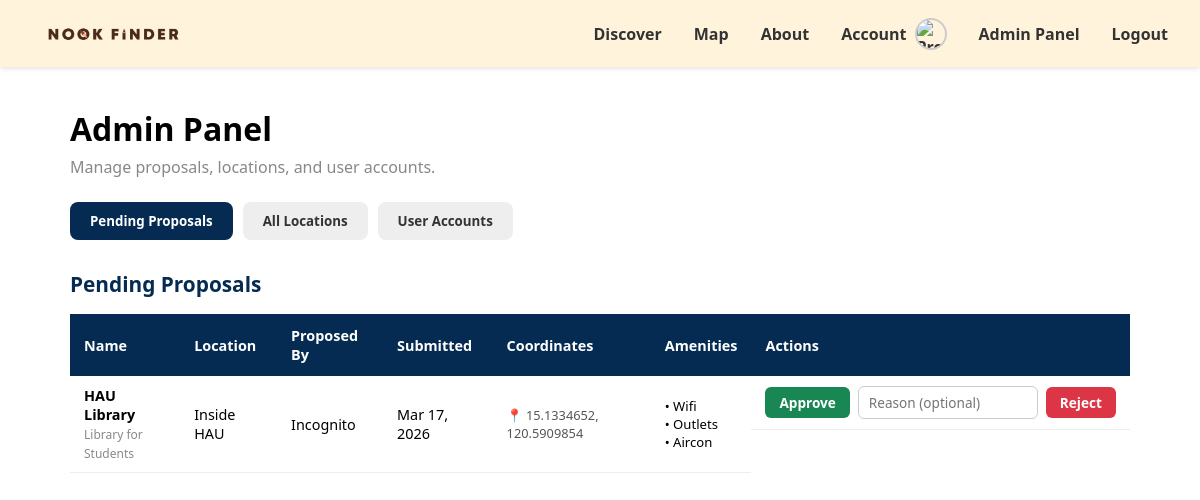
Page /admin.php (signed in) on the earlier database version.
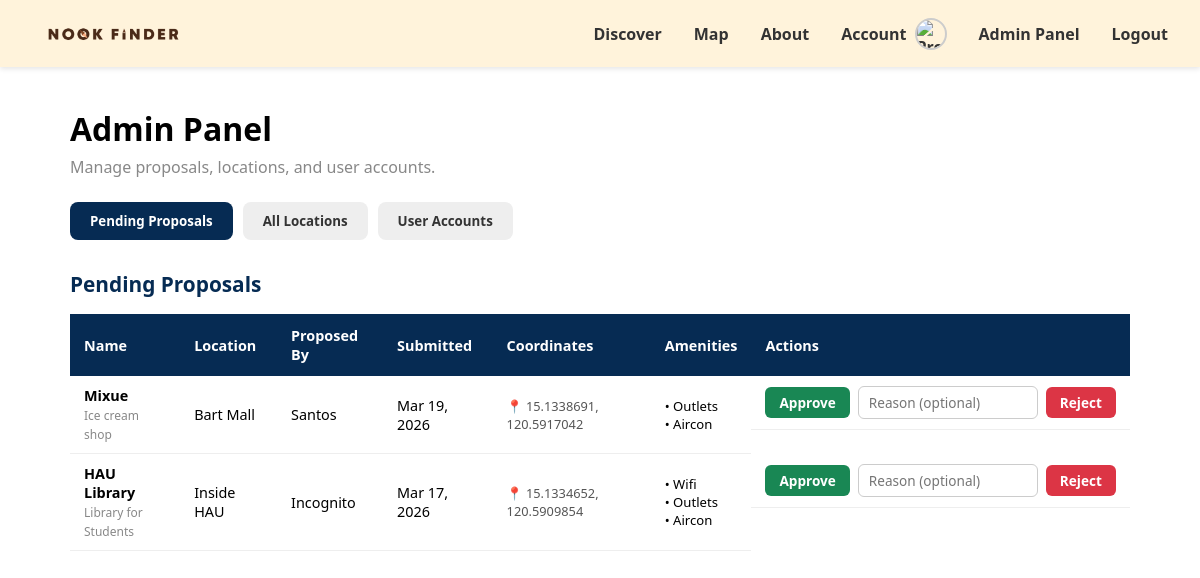
Same page on the later database version.
### tables this page shows
CREATE TABLE `places` (
  `id` int(11) NOT NULL,
  `name` varchar(100) NOT NULL,
  `location` varchar(150) NOT NULL,
  `distance_km` decimal(3,1) NOT NULL,
  `description` text DEFAULT NULL,
  `created_by` int(11) DEFAULT NULL,
  `created_at` timestamp NOT NULL DEFAULT current_timestamp(),
  `image` varchar(255) DEFAULT NULL,
  `latitude` decimal(10,7) NOT NULL,
  `longitude` decimal(10,7) NOT NULL,
  `wifi` enum('Yes','No') NOT NULL DEFAULT 'No',
  `outlet` enum('Yes','No') NOT NULL DEFAULT 'No',
  `aircon` enum('Yes','No') NOT NULL DEFAULT 'No',
  `parking` enum('Yes','No') NOT NULL DEFAULT 'No',
  `status` enum('pending','approved','rejected') DEFAULT 'pending',
  `proposed_by` int(11) DEFAULT NULL,
  `reviewed_by` int(11) DEFAULT NULL,
  `reviewed_at` datetime DEFAULT NULL,
  `rejection_reason` varchar(255) DEFAULT NULL
);

CREATE TABLE `accounts` (
  `account_id` int(11) NOT NULL,
  `username` varchar(50) NOT NULL,
  `password` varchar(255) NOT NULL,
  `profile_pic` varchar(255) DEFAULT NULL,
  `created_at` timestamp NOT NULL DEFAULT current_timestamp(),
  `Type` varchar(10) NOT NULL DEFAULT 'User'
);

### admin.php (the view, shortened to what this page needs)
<?php include 'header.php'; ?>
<div class="admin-wrapper">
    <h1 style="margin-bottom: 6px;">Admin Panel</h1>
    <p style="color: #888; margin-bottom: 24px;">Manage proposals, locations, and user accounts.</p>
    <div class="admin-tabs">
        <button class="tab-btn active" onclick="switchTab('pending', event)">Pending Proposals</button>
        <button class="tab-btn" onclick="switchTab('locations', event)">All Locations</button>
        <button class="tab-btn" onclick="switchTab('users', event)">User Accounts</button>
    </div>
    <div id="tab-pending" class="tab-content active">
        <div class="section-title">Pending Proposals</div>
        <table>
            <thead>
                <tr>
                    <th>Name</th>
                    <th>Location</th>
                    <th>Proposed By</th>
                    <th>Submitted</th>
                    <th>Coordinates</th>
                    <th>Amenities</th>
                    <th>Actions</th>
                </tr>
            </thead>
            <tbody>
                <?php
                $result = $conn->query("
                    SELECT p.*, a.username
                    FROM places p
                    LEFT JOIN accounts a ON p.proposed_by = a.account_id
                    WHERE p.status = 'pending'
                    ORDER BY p.created_at DESC
                ");
                if ($result->num_rows === 0): ?>
                    <tr><td colspan="7" style="text-align:center; color:#888; padding:20px;">No pending proposals.</td></tr>
                <?php else:
                    while ($row = $result->fetch_assoc()): ?>
                    <tr>
                        <td><b><?= htmlspecialchars($row['name']) ?></b><br><small style="color:#888;"><?= htmlspecialchars($row['description']) ?></small></td>
                        <td><?= htmlspecialchars($row['location']) ?></td>
                        <td><?= $row['username'] ? htmlspecialchars($row['username']) : '<i style="color:#aaa;">Guest</i>' ?></td>
                        <td><?= date('M d, Y', strtotime($row['created_at'])) ?></td>
                        <td style="font-size: 0.8rem; color: #555;">
    📍                      <?= $row['latitude'] ?>, <?= $row['longitude'] ?>
                        </td>
                        <td style="font-size: 0.82rem;">
                            <?= $row['wifi']    === 'Yes' ? '<div>• Wifi</div>' : '' ?>
                            <?= $row['outlet']  === 'Yes' ? '<div>• Outlets</div>' : '' ?>
                            <?= $row['aircon']  === 'Yes' ? '<div>• Aircon</div>' : '' ?>
                        </td>
                        <td style="display:flex; gap:8px; align-items:center; flex-wrap:nowrap; white-space:nowrap;">
                            <button class="action-btn btn-approve" onclick="reviewPlace(<?= $row['id'] ?>, 'approved', '')">Approve</button>
                            <input type="text" id="reason-<?= $row['id'] ?>" class="reject-reason" placeholder="Reason (optional)">
                            <button class="action-btn btn-reject" onclick="reviewPlace(<?= $row['id'] ?>, 'rejected', document.getElementById('reason-<?= $row['id'] ?>').value)">Reject</button>
                        </td>
                    </tr>
                <?php endwhile; endif; ?>
            </tbody>
        </table>
    </div>
</div>

### header.php (shortened to what this page needs)
<!DOCTYPE html>
<html lang="en">
<head>
    <link rel="stylesheet" href="style.css">
    <link rel="stylesheet" href="https://unpkg.com/leaflet/dist/leaflet.css" />
</head>
<body>
<header>
    <div class="logo">
        <a href="index.php">
            <img src="images/NookFindr Logo.png" alt="Nook Finder Logo">
        </a>
    </div>
    <nav>
        <a href="discover.php" class="nav-link">Discover</a>
        <a href="map.php" class="nav-link">Map</a>
        <a href="about.php" class="nav-link">About</a>
        <?php if (isset($_SESSION['user_id'])): ?>
            <a href="profile.php" class="nav-link account-link">
                Account
                <img src="<?php echo !empty($_SESSION['profile_pic']) ? htmlspecialchars($_SESSION['profile_pic']) : 'images/default-avatar.png'; ?>"
                    alt="Profile" class="nav-profile-pic">
            </a>
            <?php if (isset($_SESSION['user_type']) && $_SESSION['user_type'] === 'Admin'): ?>
                <a href="admin.php" class="nav-link">Admin Panel</a>
            <?php endif; ?>
            <a href="logout.php" class="nav-link">Logout</a>
        <?php else: ?>
            <a href="login.php" class="nav-link login-circle">Login / Register</a>
        <?php endif; ?>
    </nav>
</header>

### style.css (style rules this page uses)
* { margin: 0; padding: 0; box-sizing: border-box; font-family: 'Segoe UI', sans-serif; }
header { display: flex; justify-content: space-between; align-items: center; padding: 1rem 2rem; background-color: #FFF3DB; box-shadow: 0 2px 5px rgba(0,0,0,0.1); }
.logo img { height: 35px; width: auto; display: block; }
nav { display: flex; gap: 2rem; align-items: center; }
.nav-link { text-decoration: none; color: #333; font-size: 1rem; font-weight: 700; transition: transform 0.2s ease; }
.account-link { display: flex; align-items: center; gap: 8px; }
.nav-profile-pic { width: 32px; height: 32px; border-radius: 50%; object-fit: cover; border: 2px solid #ccc; }

### admin.php (style rules this page uses)
.admin-wrapper { max-width: 1100px; margin: 40px auto; padding: 0 20px; }
.admin-tabs { display: flex; gap: 10px; margin-bottom: 30px; flex-wrap: wrap; }
.tab-btn { padding: 10px 20px; border: none; border-radius: 8px; cursor: pointer; font-weight: 600; background: #eee; color: #333; }
.tab-btn.active { background: #062b53; color: white; }
.tab-content { display: none; }
.tab-content.active { display: block; }
table { width: 100%; border-collapse: collapse; font-size: 0.9rem; }
th { background: #062b53; color: white; padding: 12px 14px; text-align: left; }
td { padding: 10px 14px; border-bottom: 1px solid #eee; vertical-align: middle; }
.action-btn { padding: 6px 14px; border: none; border-radius: 6px; cursor: pointer; font-size: 0.85rem; font-weight: 600; }
.btn-approve { background: #198754; color: white; }
.btn-reject { background: #dc3545; color: white; }
.section-title { font-size: 1.3rem; font-weight: 700; margin-bottom: 16px; color: #062b53; }
.reject-reason { padding: 6px 10px; border: 1px solid #ccc; border-radius:6px; font-size:0.85rem; width: 180px; }

Differences in the rows shown:
added places: name "Mixue", description "Ice cream shop", location "Bart Mall", accounts.username "Santos", created_at "Mar 19, 2026", latitude "15.1338691", longitude "120.5917042", outlet "• Outlets", aircon "• Aircon"
